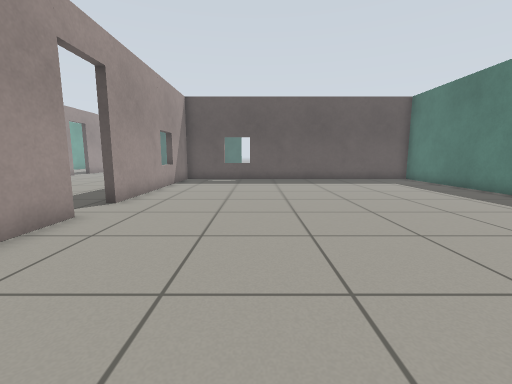
[1] (above)

24 first-person views from a walk through a Gazebo world. The camera is 0.72 m above the floor, tilts 8° down and sees 90° across. The floor is counted in squares, 0.5 m on a side. Each view is taken from the middle of a square. On the plan, view 1 faces up. The plan holds only what a view shows up to about 13 squares ahead; the rest is blank.

[2]
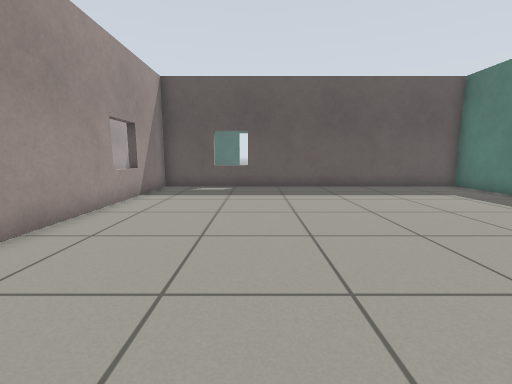

[3]
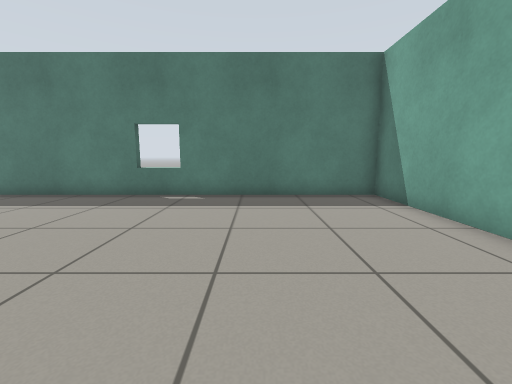

[4]
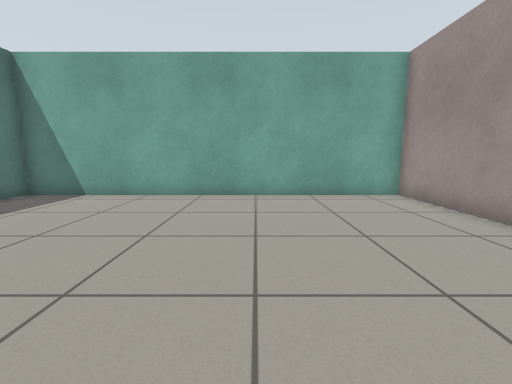

[5]
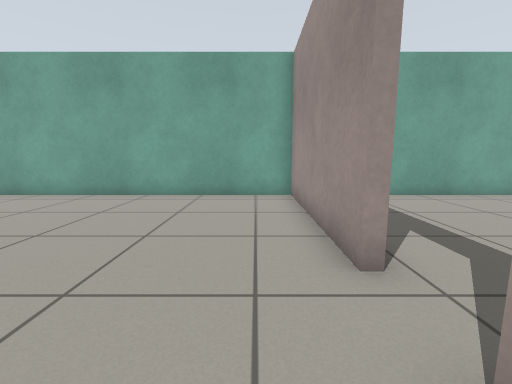

[6]
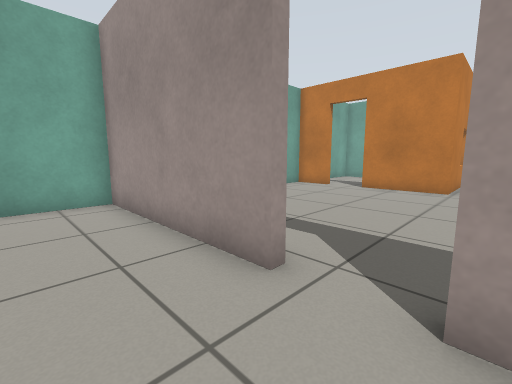

[7]
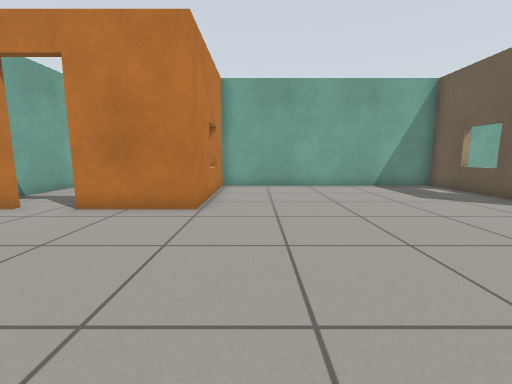

[8]
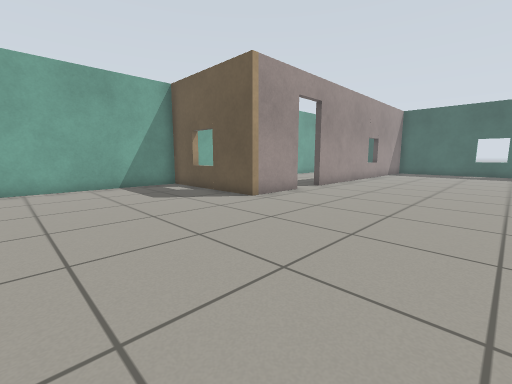

[9]
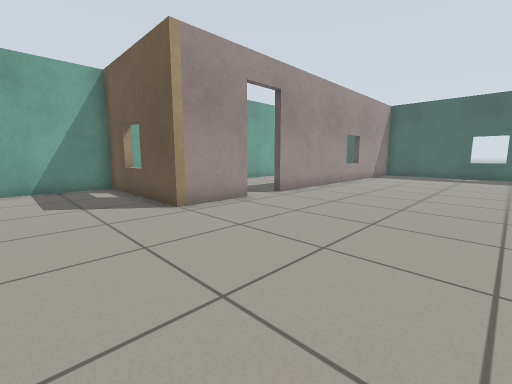

[10]
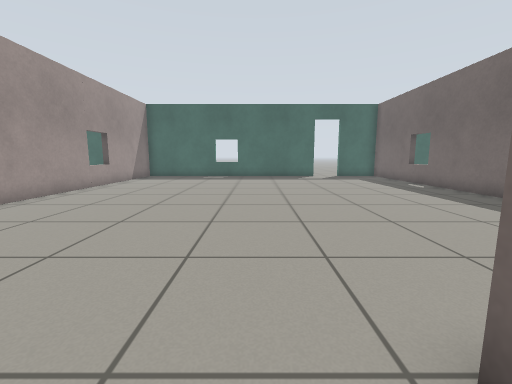

[11]
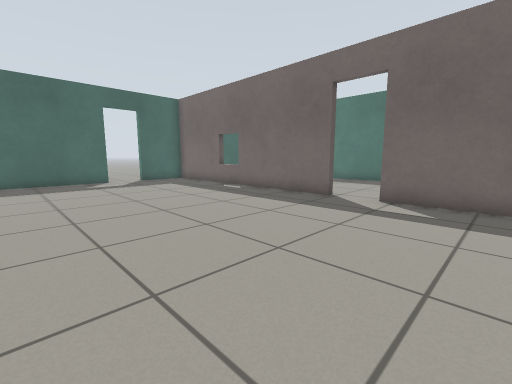

[12]
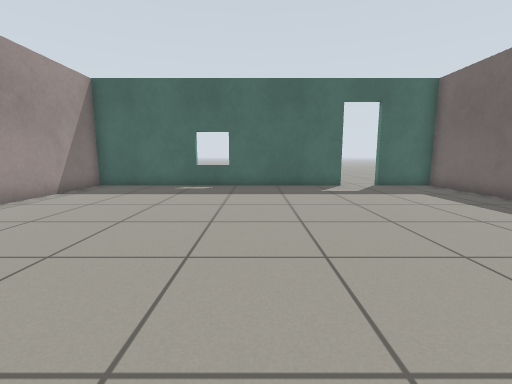

[13]
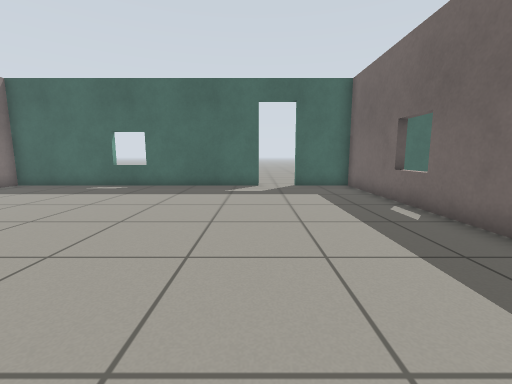

[14]
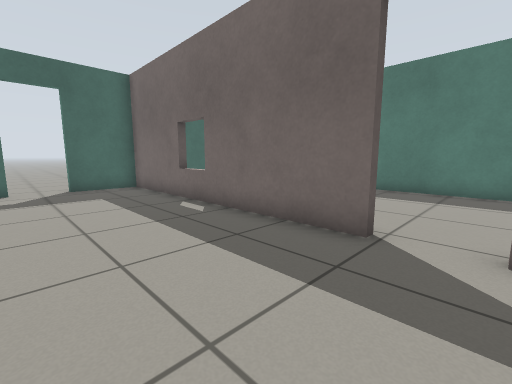

[15]
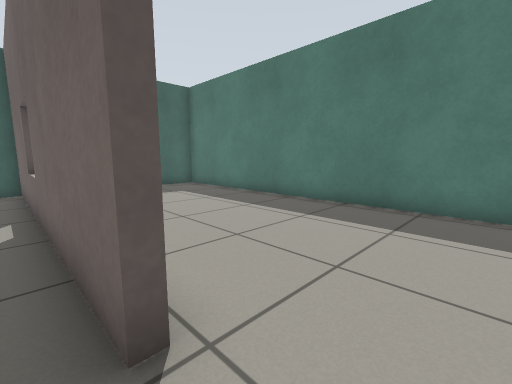

[16]
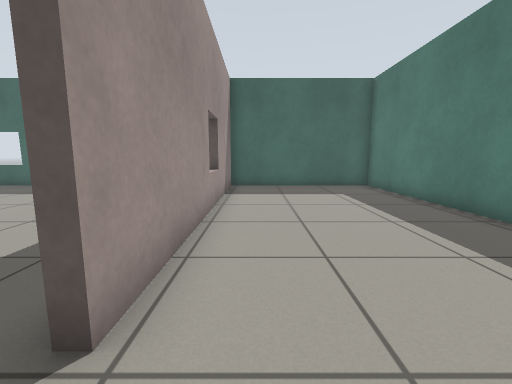

[17]
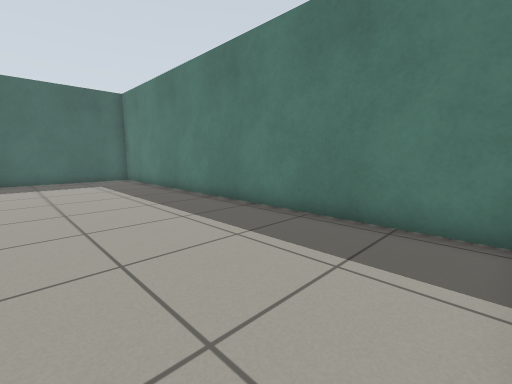

[18]
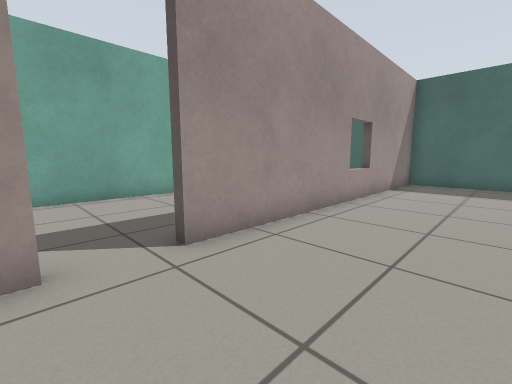

[19]
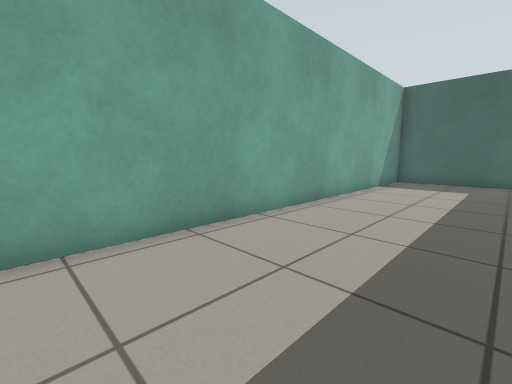

[20]
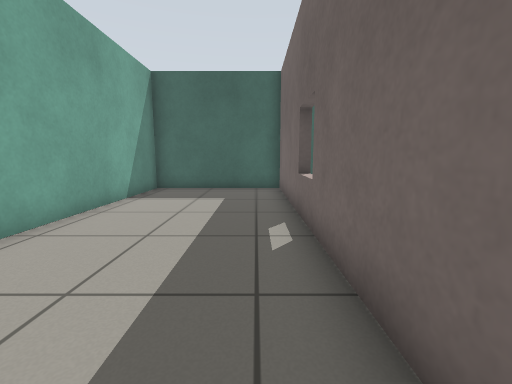

[21]
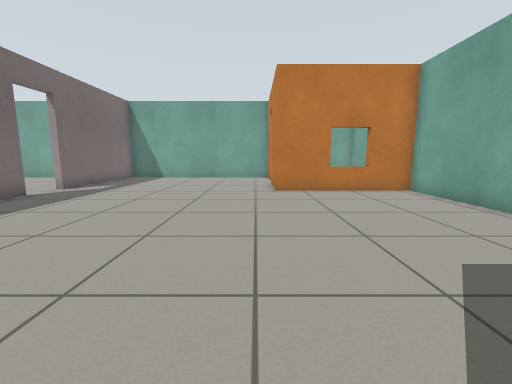

[22]
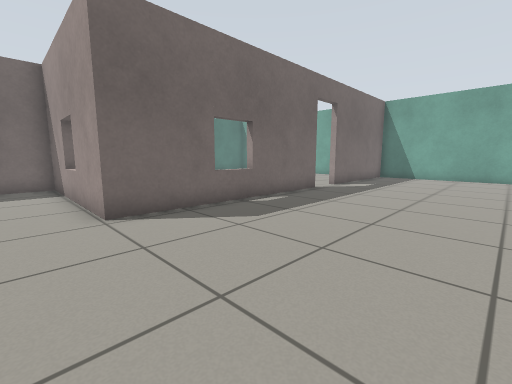

[23]
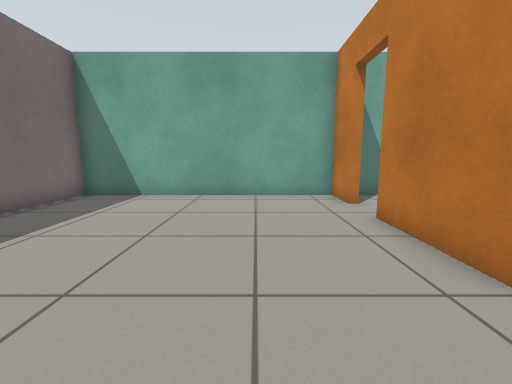

[24]
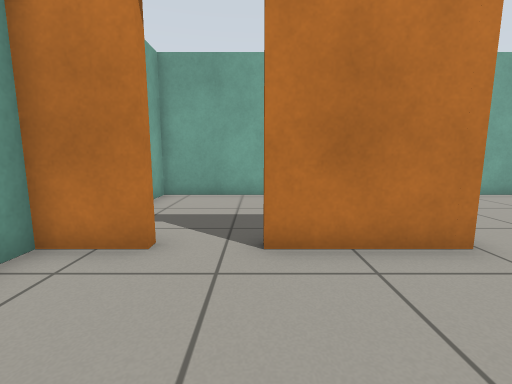

### Floor plan
Points are (right, up) in squares from view 1. A wall is a line through its corners. A room is listed if a view was taken in it or the views show most of it. See-through windows are left out.
Room 1 (views 1, 2, 3, 4, 5, 6)
walls: (-4.3, 6) (-4.3, -0.4) (9.5, -0.4) (9.5, 16.1) (-4.3, 16.1) (-4.3, 7.7)
ways out: open door at (-4.3, 6.7) to room 2
Room 2 (views 7, 8, 9, 10, 11, 12, 13, 14, 15, 18, 21, 22, 23, 24)
walls: (-13.6, 19.3) (-13.6, 16.5) (-19.5, 16.5) (-19.5, 6.4) (-13.8, 6.4) (-13.8, 3.1); (-4.6, 7.6) (-4.6, 16.4) (2.5, 16.4) (2.5, 21); (2.5, 22.7) (2.5, 33.4) (-0.1, 33.4); (-1.7, 33.4) (-13.6, 33.4) (-13.6, 21); (-13.8, 1.3) (-13.8, -0.4) (-4.6, -0.4) (-4.6, 6)
ways out: open door at (-4.3, 6.7) to room 1; open door at (3, 21.5) to room 3; open door at (-14, 20.5) to room 4; open door at (-14, 2.5) to room 5
Room 3 (views 16, 17)
walls: (9.5, 16.9) (9.5, 33.4) (2.8, 33.4) (2.8, 22.7)
ways out: open door at (3, 21.5) to room 2
Room 4 (views 19, 20)
walls: (-13.9, 22.9) (-13.9, 33.4) (-19.5, 33.4) (-19.5, 17.4)
ways out: open door at (-14, 20.5) to room 2
Room 5 (no view inside)
walls: (-19.5, 3.4) (-19.5, -0.4) (-14.8, -0.4)
ways out: open door at (-14, 2.5) to room 2

Positions as (right, up) in squares from view 1, and headings:
1: (0, 0), facing up
2: (0, 4), facing up
3: (0, 4), facing right
4: (1, 9), facing down
5: (-3, 9), facing down
6: (-2, 8), facing down-left
7: (-7, 8), facing left
8: (-7, 10), facing up-left
9: (-7, 13), facing up-left
10: (-6, 15), facing up
11: (-6, 18), facing up-right
12: (-6, 21), facing up
13: (-2, 21), facing up
14: (-2, 21), facing up-right
15: (2, 21), facing up-right
16: (4, 21), facing up
17: (4, 17), facing up-right
18: (-10, 19), facing up-left
19: (-15, 18), facing up-left
20: (-15, 22), facing up
21: (-13, 17), facing down
22: (-11, 18), facing down-right
23: (-11, 9), facing down
24: (-10, 3), facing left
